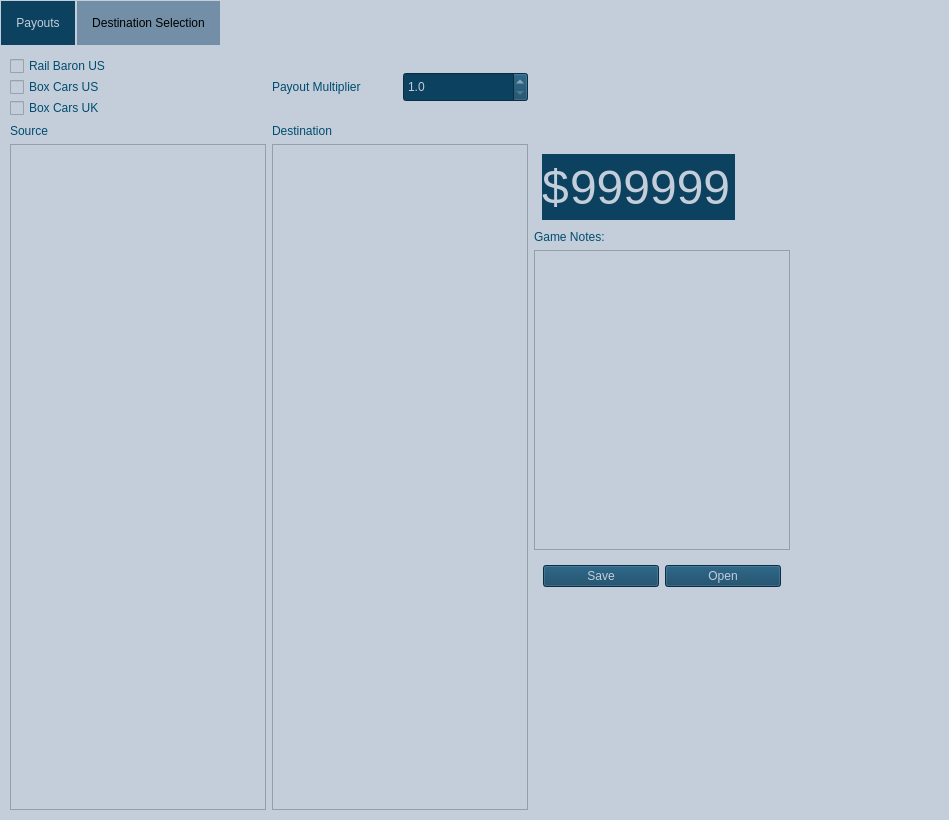
<?xml version="1.0" encoding="UTF-8"?>
<ui version="4.0">
 <class>MainWindow</class>
 <widget class="QMainWindow" name="MainWindow">
  <property name="geometry">
   <rect>
    <x>0</x>
    <y>0</y>
    <width>949</width>
    <height>820</height>
   </rect>
  </property>
  <property name="sizePolicy">
   <sizepolicy hsizetype="Expanding" vsizetype="Expanding">
    <horstretch>0</horstretch>
    <verstretch>0</verstretch>
   </sizepolicy>
  </property>
  <property name="minimumSize">
   <size>
    <width>680</width>
    <height>300</height>
   </size>
  </property>
  <property name="maximumSize">
   <size>
    <width>16384</width>
    <height>16384</height>
   </size>
  </property>
  <property name="windowTitle">
   <string>RailBaron</string>
  </property>
  <property name="styleSheet">
   <string notr="true">
background-color: #c3ceda;
</string>
  </property>
  <property name="toolButtonStyle">
   <enum>Qt::ToolButtonStyle::ToolButtonFollowStyle</enum>
  </property>
  <property name="documentMode">
   <bool>false</bool>
  </property>
  <widget class="QWidget" name="centralwidget">
   <layout class="QHBoxLayout" name="horizontalLayout">
    <property name="leftMargin">
     <number>0</number>
    </property>
    <property name="topMargin">
     <number>0</number>
    </property>
    <property name="rightMargin">
     <number>0</number>
    </property>
    <property name="bottomMargin">
     <number>0</number>
    </property>
    <item>
     <widget class="QTabWidget" name="tab_widget">
      <property name="minimumSize">
       <size>
        <width>700</width>
        <height>0</height>
       </size>
      </property>
      <property name="styleSheet">
       <string notr="true">QTabWidget::pane {
  border: 1px solid #c3ceda;
/*  top:-1px; */ 
  background-color: rgb(115, 143, 167);
  
	color: rgb(0, 75, 112);
} 

QTabBar::tab {
  background-color: rgb(115, 143, 167);
  border: 1px solid #c3ceda; 
  padding: 15px;
} 

QTabBar::tab:selected { 
  
	color: rgb(195, 206, 218);
  background-color: #0c4160;
/*  margin-bottom: -1px;  */
}</string>
      </property>
      <property name="currentIndex">
       <number>0</number>
      </property>
      <widget class="QWidget" name="tab_payout">
       <property name="styleSheet">
        <string notr="true">QTabWidget{
	background-color: rgb(115, 143, 167);
}</string>
       </property>
       <attribute name="title">
        <string>Payouts</string>
       </attribute>
       <layout class="QGridLayout" name="gridLayout_2">
        <item row="2" column="3">
         <layout class="QHBoxLayout" name="horizontalLayout_2">
          <property name="spacing">
           <number>0</number>
          </property>
          <item>
           <widget class="QWidget" name="widget_2" native="true">
            <property name="minimumSize">
             <size>
              <width>120</width>
              <height>80</height>
             </size>
            </property>
            <widget class="QLabel" name="lbl_payout">
             <property name="geometry">
              <rect>
               <x>30</x>
               <y>10</y>
               <width>165</width>
               <height>66</height>
              </rect>
             </property>
             <property name="sizePolicy">
              <sizepolicy hsizetype="Fixed" vsizetype="Preferred">
               <horstretch>0</horstretch>
               <verstretch>0</verstretch>
              </sizepolicy>
             </property>
             <property name="maximumSize">
              <size>
               <width>300</width>
               <height>16777215</height>
              </size>
             </property>
             <property name="font">
              <font>
               <pointsize>36</pointsize>
              </font>
             </property>
             <property name="styleSheet">
              <string notr="true">background-color: rgb(12, 65, 96);
color: rgb(195, 206, 218);</string>
             </property>
             <property name="text">
              <string>999999</string>
             </property>
             <property name="textFormat">
              <enum>Qt::TextFormat::AutoText</enum>
             </property>
             <property name="alignment">
              <set>Qt::AlignmentFlag::AlignLeading|Qt::AlignmentFlag::AlignLeft|Qt::AlignmentFlag::AlignVCenter</set>
             </property>
            </widget>
            <widget class="QLabel" name="lbl_payout_symbol">
             <property name="geometry">
              <rect>
               <x>2</x>
               <y>10</y>
               <width>28</width>
               <height>66</height>
              </rect>
             </property>
             <property name="sizePolicy">
              <sizepolicy hsizetype="Fixed" vsizetype="Preferred">
               <horstretch>0</horstretch>
               <verstretch>0</verstretch>
              </sizepolicy>
             </property>
             <property name="maximumSize">
              <size>
               <width>35</width>
               <height>16777215</height>
              </size>
             </property>
             <property name="font">
              <font>
               <pointsize>36</pointsize>
              </font>
             </property>
             <property name="styleSheet">
              <string notr="true">background-color: rgb(12, 65, 96);
color: rgb(195, 206, 218);</string>
             </property>
             <property name="text">
              <string>$</string>
             </property>
            </widget>
           </widget>
          </item>
         </layout>
        </item>
        <item row="0" column="1">
         <layout class="QHBoxLayout" name="horizontalLayout_3">
          <item>
           <widget class="QLabel" name="label_3">
            <property name="minimumSize">
             <size>
              <width>120</width>
              <height>0</height>
             </size>
            </property>
            <property name="styleSheet">
             <string notr="true">color: rgb(0, 75, 112);</string>
            </property>
            <property name="text">
             <string>Payout Multiplier</string>
            </property>
           </widget>
          </item>
          <item>
           <widget class="QDoubleSpinBox" name="doubleSpinBox">
            <property name="minimumSize">
             <size>
              <width>75</width>
              <height>30</height>
             </size>
            </property>
            <property name="font">
             <font>
              <pointsize>9</pointsize>
             </font>
            </property>
            <property name="styleSheet">
             <string notr="true">background-color: rgb(12, 65, 96);
color: rgb(195, 206, 218);</string>
            </property>
            <property name="decimals">
             <number>1</number>
            </property>
            <property name="minimum">
             <double>1.000000000000000</double>
            </property>
            <property name="maximum">
             <double>3.000000000000000</double>
            </property>
            <property name="singleStep">
             <double>0.500000000000000</double>
            </property>
           </widget>
          </item>
         </layout>
        </item>
        <item row="1" column="1">
         <widget class="QLabel" name="label_2">
          <property name="styleSheet">
           <string notr="true">color: rgb(0, 75, 112);</string>
          </property>
          <property name="text">
           <string>Destination</string>
          </property>
         </widget>
        </item>
        <item row="0" column="3">
         <spacer name="horizontalSpacer">
          <property name="orientation">
           <enum>Qt::Orientation::Horizontal</enum>
          </property>
          <property name="sizeHint" stdset="0">
           <size>
            <width>40</width>
            <height>20</height>
           </size>
          </property>
         </spacer>
        </item>
        <item row="0" column="0">
         <layout class="QVBoxLayout" name="verticalLayout">
          <property name="spacing">
           <number>1</number>
          </property>
          <item>
           <widget class="QCheckBox" name="chk_rbUS">
            <property name="styleSheet">
             <string notr="true">color: rgb(0, 75, 112);</string>
            </property>
            <property name="text">
             <string>Rail Baron US</string>
            </property>
            <property name="autoExclusive">
             <bool>true</bool>
            </property>
           </widget>
          </item>
          <item>
           <widget class="QCheckBox" name="chk_bcUS">
            <property name="styleSheet">
             <string notr="true">color: rgb(0, 75, 112);</string>
            </property>
            <property name="text">
             <string>Box Cars US</string>
            </property>
            <property name="autoExclusive">
             <bool>true</bool>
            </property>
           </widget>
          </item>
          <item>
           <widget class="QCheckBox" name="chk_bcUK">
            <property name="styleSheet">
             <string notr="true">color: rgb(0, 75, 112);</string>
            </property>
            <property name="text">
             <string>Box Cars UK</string>
            </property>
            <property name="autoExclusive">
             <bool>true</bool>
            </property>
           </widget>
          </item>
         </layout>
        </item>
        <item row="3" column="2" colspan="2">
         <layout class="QVBoxLayout" name="verticalLayout_4">
          <item>
           <widget class="QLabel" name="label_6">
            <property name="maximumSize">
             <size>
              <width>16777215</width>
              <height>25</height>
             </size>
            </property>
            <property name="styleSheet">
             <string notr="true">color: rgb(0, 75, 112);</string>
            </property>
            <property name="text">
             <string>Game Notes:</string>
            </property>
           </widget>
          </item>
          <item>
           <widget class="QTextEdit" name="textEdit">
            <property name="minimumSize">
             <size>
              <width>0</width>
              <height>300</height>
             </size>
            </property>
            <property name="maximumSize">
             <size>
              <width>16777215</width>
              <height>400</height>
             </size>
            </property>
            <property name="styleSheet">
             <string notr="true">QTextEdit{
        color: rgb(0, 75, 112);
    }
    QScrollBar:vertical {
            border: 0px solid #999999;
            background:#c3ceda;
            width:10px;    
            margin: 0px 0px 0px 0px;
        }
        QScrollBar::handle:vertical {         
       
            min-height: 0px;
          	border: 0px solid red;
			border-radius: 4px;
			background-color: #0c4160;
        }
        QScrollBar::add-line:vertical {       
            height: 0px;
            subcontrol-position: bottom;
            subcontrol-origin: margin;
        }
        QScrollBar::sub-line:vertical {
            height: 0 px;
            subcontrol-position: top;
            subcontrol-origin: margin;
        }</string>
            </property>
           </widget>
          </item>
          <item>
           <widget class="QWidget" name="widget" native="true">
            <property name="maximumSize">
             <size>
              <width>16777215</width>
              <height>60</height>
             </size>
            </property>
            <layout class="QHBoxLayout" name="horizontalLayout_6">
             <item>
              <widget class="QPushButton" name="pb_save">
               <property name="styleSheet">
                <string notr="true">color: rgb(195, 206, 218);
background-color: #0c4160;</string>
               </property>
               <property name="text">
                <string>Save</string>
               </property>
              </widget>
             </item>
             <item>
              <widget class="QPushButton" name="pb_open">
               <property name="styleSheet">
                <string notr="true">color: rgb(195, 206, 218);
background-color: #0c4160;</string>
               </property>
               <property name="text">
                <string>Open</string>
               </property>
              </widget>
             </item>
            </layout>
           </widget>
          </item>
          <item>
           <spacer name="verticalSpacer">
            <property name="orientation">
             <enum>Qt::Orientation::Vertical</enum>
            </property>
            <property name="sizeHint" stdset="0">
             <size>
              <width>20</width>
              <height>40</height>
             </size>
            </property>
           </spacer>
          </item>
         </layout>
        </item>
        <item row="2" column="0" rowspan="3" colspan="2">
         <layout class="QHBoxLayout" name="horizontalLayout_5" stretch="1,1">
          <item>
           <widget class="QListWidget" name="lv_source">
            <property name="minimumSize">
             <size>
              <width>50</width>
              <height>50</height>
             </size>
            </property>
            <property name="styleSheet">
             <string notr="true">QListWidget{
        color: rgb(0, 75, 112);
    }
    QScrollBar:vertical {
            border: 0px solid #999999;
            background:#c3ceda;
            width:10px;    
            margin: 0px 0px 0px 0px;
        }
        QScrollBar::handle:vertical {         
       
            min-height: 0px;
          	border: 0px solid red;
			border-radius: 4px;
			background-color: #0c4160;
        }
        QScrollBar::add-line:vertical {       
            height: 0px;
            subcontrol-position: bottom;
            subcontrol-origin: margin;
        }
        QScrollBar::sub-line:vertical {
            height: 0 px;
            subcontrol-position: top;
            subcontrol-origin: margin;
        }</string>
            </property>
            <property name="verticalScrollBarPolicy">
             <enum>Qt::ScrollBarPolicy::ScrollBarAsNeeded</enum>
            </property>
           </widget>
          </item>
          <item>
           <widget class="QListWidget" name="lv_destination">
            <property name="minimumSize">
             <size>
              <width>50</width>
              <height>50</height>
             </size>
            </property>
            <property name="styleSheet">
             <string notr="true">QListWidget{
        color: rgb(0, 75, 112);
    }
    QScrollBar:vertical {
            border: 0px solid #999999;
            background:#c3ceda;
            width:10px;    
            margin: 0px 0px 0px 0px;
        }
        QScrollBar::handle:vertical {         
       
            min-height: 0px;
          	border: 0px solid red;
			border-radius: 4px;
			background-color: #0c4160;
        }
        QScrollBar::add-line:vertical {       
            height: 0px;
            subcontrol-position: bottom;
            subcontrol-origin: margin;
        }
        QScrollBar::sub-line:vertical {
            height: 0 px;
            subcontrol-position: top;
            subcontrol-origin: margin;
        }</string>
            </property>
           </widget>
          </item>
         </layout>
        </item>
        <item row="2" column="4">
         <spacer name="horizontalSpacer_2">
          <property name="orientation">
           <enum>Qt::Orientation::Horizontal</enum>
          </property>
          <property name="sizeHint" stdset="0">
           <size>
            <width>40</width>
            <height>20</height>
           </size>
          </property>
         </spacer>
        </item>
        <item row="1" column="0">
         <widget class="QLabel" name="label">
          <property name="styleSheet">
           <string notr="true">color: rgb(0, 75, 112);</string>
          </property>
          <property name="text">
           <string>Source</string>
          </property>
         </widget>
        </item>
       </layout>
      </widget>
      <widget class="QWidget" name="tab_destination">
       <attribute name="title">
        <string>Destination Selection</string>
       </attribute>
       <layout class="QGridLayout" name="gridLayout">
        <item row="0" column="0">
         <layout class="QVBoxLayout" name="verticalLayout_3">
          <item>
           <widget class="QLabel" name="label_4">
            <property name="styleSheet">
             <string notr="true">color: rgb(0, 75, 112);</string>
            </property>
            <property name="text">
             <string>Select Region:</string>
            </property>
           </widget>
          </item>
          <item>
           <widget class="QTableWidget" name="tbl_region">
            <property name="minimumSize">
             <size>
              <width>350</width>
              <height>400</height>
             </size>
            </property>
            <property name="font">
             <font>
              <pointsize>12</pointsize>
             </font>
            </property>
            <property name="styleSheet">
             <string notr="true">QTableWidget{
        border: 0px;
        padding: 5px;
        selection-background-color: rgb(11, 65, 95);
        selection-color: #c3ceda;
        color: rgb(0, 75, 112);
        alternate-background-color: #adb6c1;
    }</string>
            </property>
            <property name="lineWidth">
             <number>0</number>
            </property>
            <property name="verticalScrollBarPolicy">
             <enum>Qt::ScrollBarPolicy::ScrollBarAlwaysOff</enum>
            </property>
            <property name="horizontalScrollBarPolicy">
             <enum>Qt::ScrollBarPolicy::ScrollBarAlwaysOff</enum>
            </property>
            <property name="selectionMode">
             <enum>QAbstractItemView::SelectionMode::SingleSelection</enum>
            </property>
            <property name="selectionBehavior">
             <enum>QAbstractItemView::SelectionBehavior::SelectItems</enum>
            </property>
            <property name="rowCount">
             <number>11</number>
            </property>
            <property name="columnCount">
             <number>3</number>
            </property>
            <attribute name="horizontalHeaderVisible">
             <bool>false</bool>
            </attribute>
            <attribute name="verticalHeaderVisible">
             <bool>false</bool>
            </attribute>
            <row/>
            <row/>
            <row/>
            <row/>
            <row/>
            <row/>
            <row/>
            <row/>
            <row/>
            <row/>
            <row/>
            <column/>
            <column/>
            <column/>
           </widget>
          </item>
         </layout>
        </item>
        <item row="0" column="1">
         <layout class="QVBoxLayout" name="verticalLayout_2">
          <item>
           <widget class="QLabel" name="label_5">
            <property name="styleSheet">
             <string notr="true">color: rgb(0, 75, 112);</string>
            </property>
            <property name="text">
             <string>Destinations Table:</string>
            </property>
           </widget>
          </item>
          <item>
           <widget class="QTableWidget" name="tbl_destination">
            <property name="minimumSize">
             <size>
              <width>350</width>
              <height>400</height>
             </size>
            </property>
            <property name="font">
             <font>
              <pointsize>12</pointsize>
             </font>
            </property>
            <property name="styleSheet">
             <string notr="true">QTableWidget{
        border: 0px;
        padding: 5px;
        selection-background-color: rgb(11, 65, 95);
        selection-color: #c3ceda;
        color: rgb(0, 75, 112);
        alternate-background-color: #adb6c1;
    }
</string>
            </property>
            <property name="verticalScrollBarPolicy">
             <enum>Qt::ScrollBarPolicy::ScrollBarAlwaysOff</enum>
            </property>
            <property name="horizontalScrollBarPolicy">
             <enum>Qt::ScrollBarPolicy::ScrollBarAlwaysOff</enum>
            </property>
            <property name="selectionMode">
             <enum>QAbstractItemView::SelectionMode::NoSelection</enum>
            </property>
            <property name="selectionBehavior">
             <enum>QAbstractItemView::SelectionBehavior::SelectRows</enum>
            </property>
            <property name="rowCount">
             <number>11</number>
            </property>
            <property name="columnCount">
             <number>3</number>
            </property>
            <attribute name="horizontalHeaderVisible">
             <bool>false</bool>
            </attribute>
            <attribute name="verticalHeaderVisible">
             <bool>false</bool>
            </attribute>
            <row/>
            <row/>
            <row/>
            <row/>
            <row/>
            <row/>
            <row/>
            <row/>
            <row/>
            <row/>
            <row/>
            <column/>
            <column/>
            <column/>
           </widget>
          </item>
         </layout>
        </item>
        <item row="0" column="2">
         <spacer name="horizontalSpacer_4">
          <property name="orientation">
           <enum>Qt::Orientation::Horizontal</enum>
          </property>
          <property name="sizeHint" stdset="0">
           <size>
            <width>40</width>
            <height>20</height>
           </size>
          </property>
         </spacer>
        </item>
       </layout>
      </widget>
     </widget>
    </item>
   </layout>
  </widget>
 </widget>
 <resources/>
 <connections/>
</ui>
